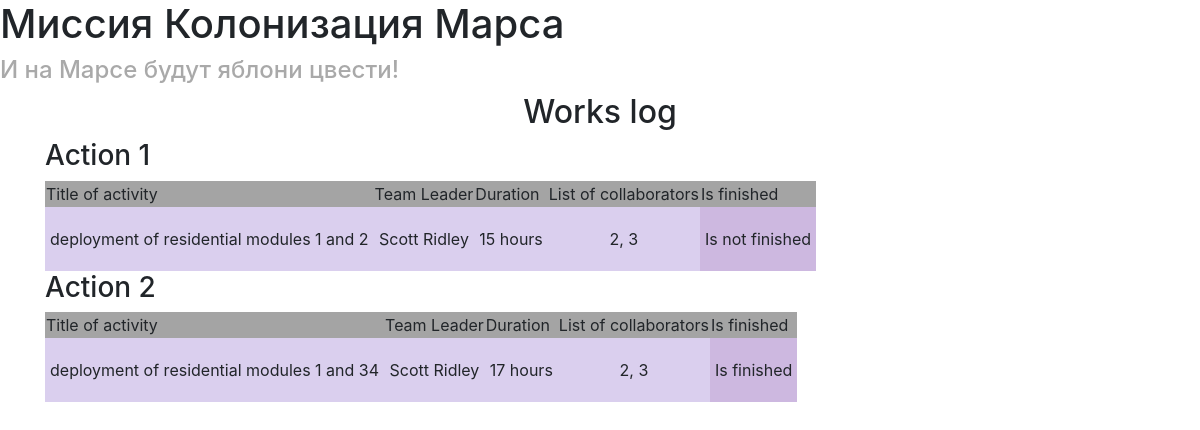
Before: / with the older database file.
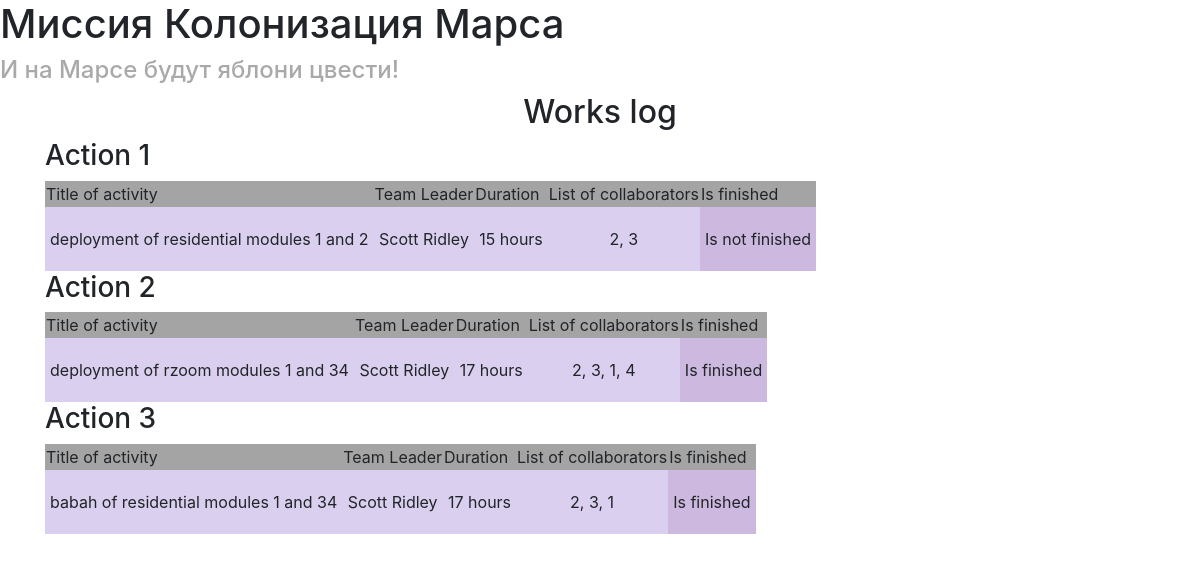
After: the same page with the newer database file.
### data/__all_models.py (models this page shows)
class Jobs(SqlAlchemyBase):
    __tablename__ = 'jobs'
    id = Column(Integer, primary_key=True, autoincrement=True)
    team_leader = Column(Integer, ForeignKey('users.id'))
    job = Column(String)
    work_size = Column(Integer)
    collaborators = Column(String)
    start_date = Column(DateTime)
    end_date = Column(DateTime)
    is_finished = Column(Boolean)
    user = relationship('User')

### main.py (the view)
@app.route("/")
def index():
    session = db_session.create_session()
    cur_jobs = session.query(Jobs).all()
    jobs_leaders_names = list()
    for item in cur_jobs:
        user = session.query(User).filter(User.id == item.team_leader).first()
        jobs_leaders_names.append(f'{user.surname} {user.name}')
    return render_template("jobs_table.html", jobs_list=cur_jobs, leader_names=jobs_leaders_names)

### data/db_session.py (called while the page is built)
def create_session() -> orm.Session:
    global __factory
    return __factory()

### templates/jobs_table.html
{% extends "base.html" %}
{% block jobs_table %}
    <h2 style="text-align: center;">Works log</h2>
    {% for i in range(jobs_list | length) %}
        {% set item = jobs_list[i] %}
        <h3>Action {{item.id}}</h3>
        <table>
            <thead>
                <tr>
                    <th>Title of activity</th>
                    <th>Team Leader</th>
                    <th>Duration</th>
                    <th>List of collaborators</th>
                    <th>Is finished</th>
                </tr>
            </thead>
            <tbody>
                <tr>
                    <th>{{item.job}}</th>
                    <th>{{leader_names[i]}}</th>
                    <th>{{item.work_size}} hours</th>
                    <th>{{item.collaborators}}</th>
                    <th>{% if item.is_finished %}
                            Is finished
                        {% else %}
                            Is not finished
                        {% endif %}
                    </th>
                </tr>
            </tbody>
        </table>
    {% endfor %}
{% endblock %}

### templates/base.html (shortened to what this page needs)
<!DOCTYPE html>
<html lang="en">
<head>
    <link rel="stylesheet"
        href="https://stackpath.bootstrapcdn.com/bootstrap/4.4.1/css/bootstrap.min.css"
>
    <link rel="stylesheet" href="{{url_for('static', filename='css/style.css')}}">
</head>
<body>
    <h1>Миссия Колонизация Марса</h1>
    <h4>И на Марсе будут яблони цвести!</h4>
    <div class="container">
        {% block jobs_table %}{% endblock %}
    </div>
</body>
</html>

### static/css/style.css (style rules this page uses)
h4 { color: darkgray; }
th { font-size: 16; font-weight: 400; }
thead th { background-color: rgb(164, 164, 164); }
tbody th { background-color: rgb(218, 207, 238); text-align: center; padding: 20px 5px; }
tbody th:last-child { background-color: rgb(205, 184, 224); }

Changed rows visible on the page:
added Jobs: id "3", job "babah of residential modules 1 and 34", work_size "17", collaborators "2, 3, 1"
Other visible differences:
new list line: "Action Title of activity Team Leader Duration List of collaborators Is finished Scott Ridley hours Is finished"
new list line: "2 deployment of rzoom modules 1 and 34 17 2, 3, 1, 4"
list line gone: "Action Title of activity Team Leader Duration List of collaborators Is finished Scott Ridley hours Is finished"
list line gone: "2 deployment of residential modules 1 and 34 17 2, 3"
